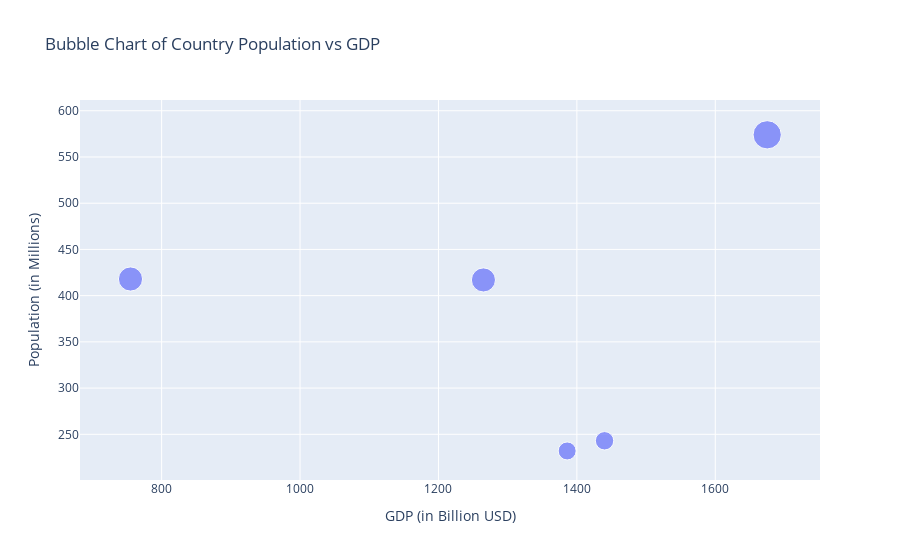

Notebook code cell kept with this figure:
### Code cell
fig = px.scatter(df, x='GDP', y='Population', size='Population', hover_name='Country', 
                 title='Bubble Chart of Country Population vs GDP',
                 labels={'GDP': 'GDP (in Billion USD)', 'Population': 'Population (in Millions)'})
fig.show()

### Figure 1 — Plotly figure (JSON) as saved in the notebook; plotly's stock layout.template omitted (floating-point values rounded to 4 significant figures)
{"data": [{"hovertemplate": "<b>%{hovertext}</b><br><br>GDP (in Billion USD)=%{x}<br>Population (in Millions)=%{marker.size}<extra></extra>", "hovertext": ["USA", "Canada", "UK", "Germany", "France"], "legendgroup": "", "marker": {"color": "#636efa", "size": [232, 418, 574, 243, 417], "sizemode": "area", "sizeref": 1.435, "symbol": "circle"}, "mode": "markers", "name": "", "orientation": "v", "showlegend": false, "type": "scatter", "x": [1386, 755, 1675, 1440, 1265], "xaxis": "x", "y": [232, 418, 574, 243, 417], "yaxis": "y"}], "layout": {"legend": {"itemsizing": "constant", "tracegroupgap": 0}, "title": {"text": "Bubble Chart of Country Population vs GDP"}, "xaxis": {"anchor": "y", "domain": [0, 1], "title": {"text": "GDP (in Billion USD)"}}, "yaxis": {"anchor": "x", "domain": [0, 1], "title": {"text": "Population (in Millions)"}}}}
